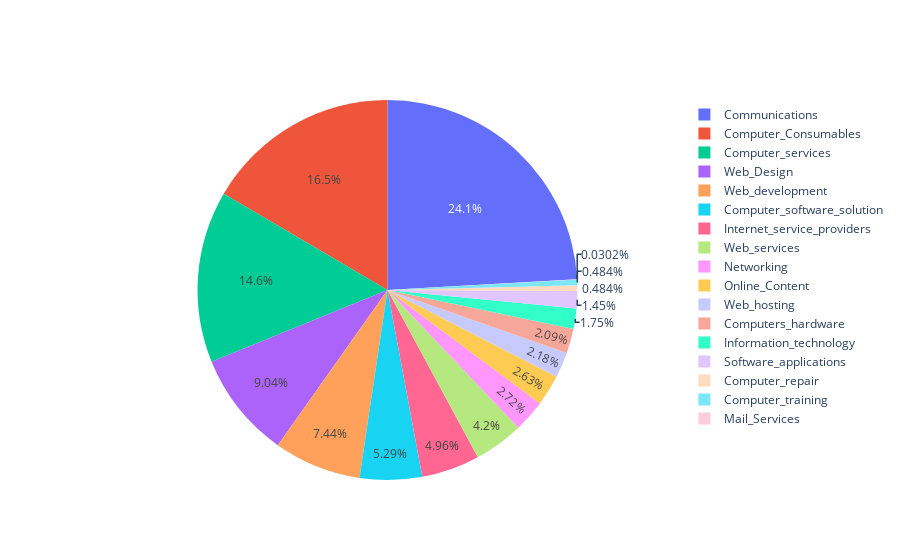

The code cell stored with this chart in its notebook:
### Code cell
import plotly.graph_objects as go

# Piechart for the percentage of categories in the data
categories = [item['category'] for item in data]
category_counts = {}
for category in categories:
    if category in category_counts:
        category_counts[category] += 1
    else:
        category_counts[category] = 1

labels = list(category_counts.keys())
values = list(category_counts.values())

# print(labels)
# print(values)

fig = go.Figure(data=[go.Pie(labels=labels, values=values)])
fig.show(config={'scrollZoom': True})

### Figure 1 — Plotly figure (JSON) as saved in the notebook; plotly's stock layout.template omitted (floating-point values rounded to 4 significant figures)
{"data": [{"labels": ["Web_Design", "Computer_services", "Internet_service_providers", "Computer_Consumables", "Computers_hardware", "Computer_repair", "Online_Content", "Networking", "Web_hosting", "Web_services", "Communications", "Information_technology", "Web_development", "Software_applications", "Computer_software_solution", "Computer_training", "Mail_Services"], "type": "pie", "values": [299, 484, 164, 547, 69, 16, 87, 90, 72, 139, 797, 58, 246, 48, 175, 16, 1]}], "layout": {}}
